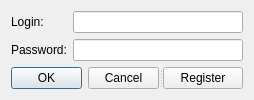
<?xml version="1.0" encoding="UTF-8"?>
<ui version="4.0">
 <class>LoginWindow</class>
 <widget class="QDialog" name="LoginWindow">
  <property name="enabled">
   <bool>true</bool>
  </property>
  <property name="geometry">
   <rect>
    <x>0</x>
    <y>0</y>
    <width>254</width>
    <height>100</height>
   </rect>
  </property>
  <property name="minimumSize">
   <size>
    <width>254</width>
    <height>100</height>
   </size>
  </property>
  <property name="windowTitle">
   <string>Chat_Client</string>
  </property>
  <layout class="QVBoxLayout" name="verticalLayout">
   <item>
    <layout class="QFormLayout" name="formLayout">
     <item row="0" column="0">
      <widget class="QLabel" name="label">
       <property name="text">
        <string>Login:</string>
       </property>
      </widget>
     </item>
     <item row="1" column="0">
      <widget class="QLabel" name="label_2">
       <property name="text">
        <string>Password:</string>
       </property>
      </widget>
     </item>
     <item row="0" column="1">
      <widget class="QLineEdit" name="lineEdit_Login"/>
     </item>
     <item row="1" column="1">
      <widget class="QLineEdit" name="lineEdit_Password">
       <property name="echoMode">
        <enum>QLineEdit::Password</enum>
       </property>
      </widget>
     </item>
    </layout>
   </item>
   <item>
    <widget class="QSplitter" name="splitter">
     <property name="orientation">
      <enum>Qt::Horizontal</enum>
     </property>
     <widget class="QDialogButtonBox" name="buttonBox">
      <property name="sizePolicy">
       <sizepolicy hsizetype="Expanding" vsizetype="Fixed">
        <horstretch>0</horstretch>
        <verstretch>0</verstretch>
       </sizepolicy>
      </property>
      <property name="locale">
       <locale language="English" country="UnitedStates"/>
      </property>
      <property name="standardButtons">
       <set>QDialogButtonBox::Cancel|QDialogButtonBox::Ok</set>
      </property>
     </widget>
     <widget class="QPushButton" name="pushButton_Registration">
      <property name="locale">
       <locale language="English" country="UnitedStates"/>
      </property>
      <property name="text">
       <string>Register</string>
      </property>
     </widget>
    </widget>
   </item>
  </layout>
 </widget>
 <resources/>
 <connections/>
</ui>
